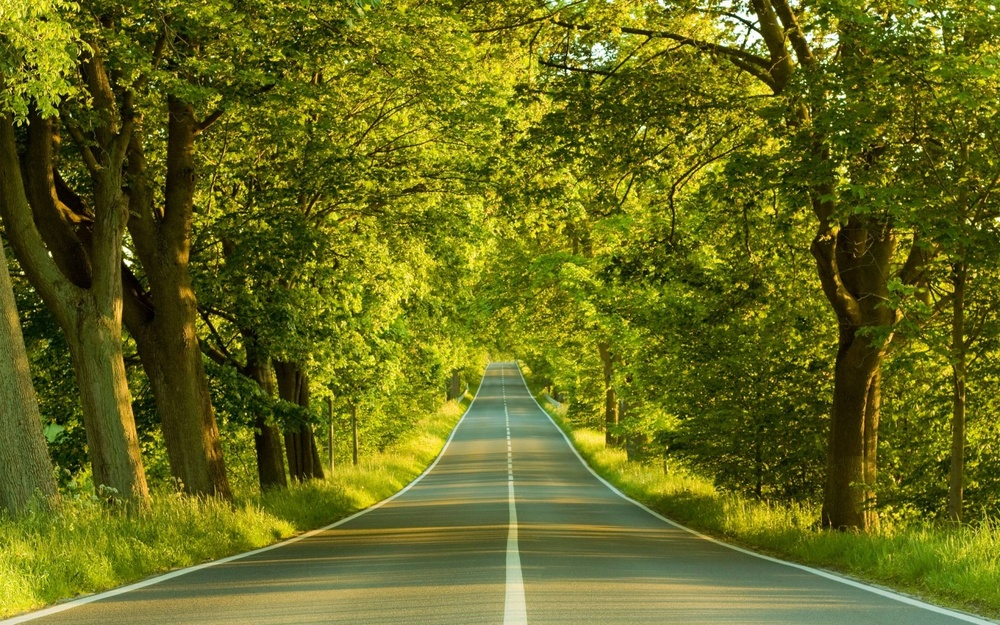
#> input picture images/img.jpg, 1000 x 625 px, shrunk from 1920 x 1200 before the run
$ python image_manipulate.py
#> lines starting #> are read from the running program, lines starting #| are printed output that depends on the picture
from PIL import Image, ImageFont, ImageDraw

img = Image.open("img.jpg", "r")
#> img is the input picture: PIL image 1000x625 RGB; mean R, G, B 102.7, 106.3, 28.3

width, height = img.size
#> width = 1000; height = 625

font = ImageFont.truetype("lobster.ttf", 100)

draw = ImageDraw.Draw(img)

text_x, text_y =font.getsize("Cool Parks")
x = (width - text_x)/2
#> x = 294.5
y = (height - text_y)/2
#> y = 261.5

draw.text((x, y), "Cool Parks", (255, 255, 255), font=font)

img.save("formatted.jpg")
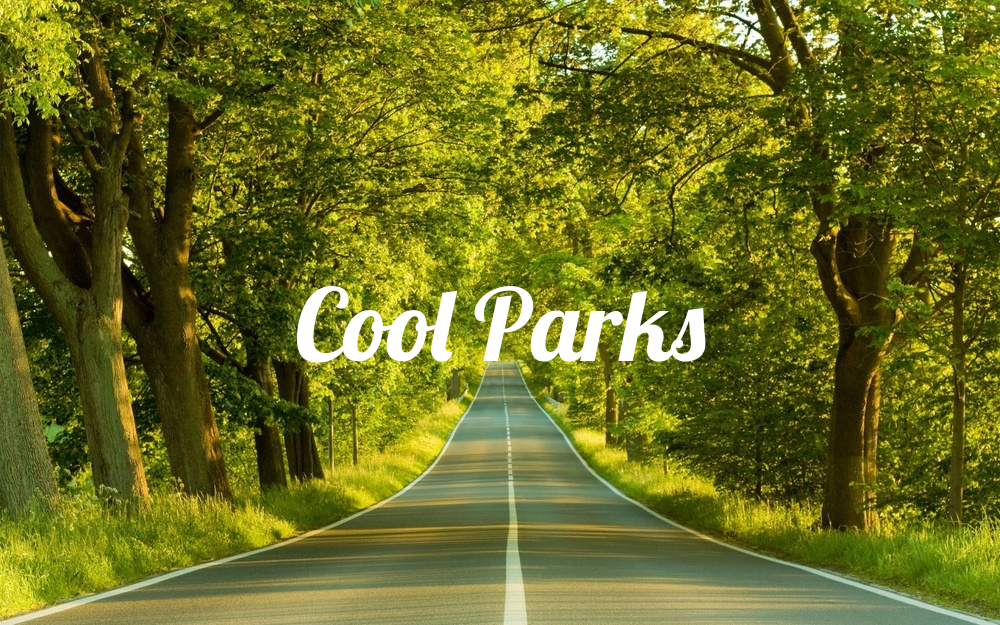
#> saved as formatted.jpg: PIL image 1000x625 RGB; mean R, G, B 105.4, 108.8, 33
